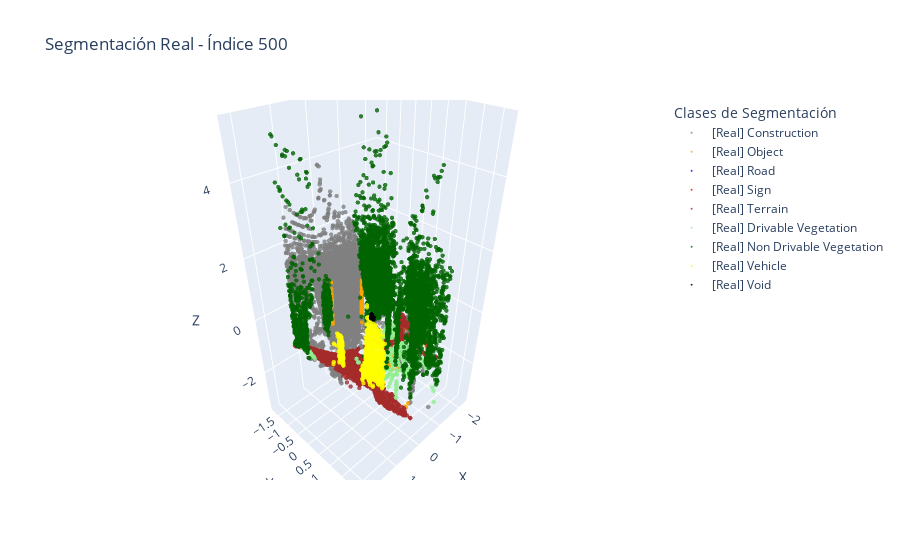
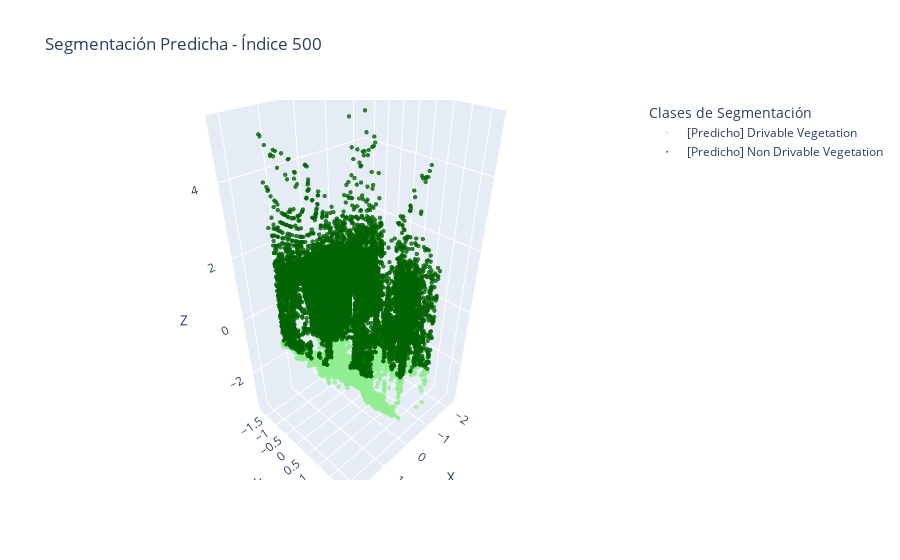

These figures' notebook cell, in order:
### Code cell
visualizar_comparacion_segmentacion(points_list, labels_list, preds_list, indice=500)

### Figure 1 — Plotly figure (JSON) as saved in the notebook; plotly's stock layout.template omitted (floating-point values rounded to 4 significant figures; data arrays with more than 128 entries replaced by an {"elided": "..."} marker saying what was removed)
{"data": [{"marker": {"color": "gray", "opacity": 0.8, "size": 1.5}, "mode": "markers", "name": "[Real] Construction", "type": "scatter3d", "x": {"elided": "6680 float values"}, "y": {"elided": "6680 float values"}, "z": {"elided": "6680 float values"}}, {"marker": {"color": "orange", "opacity": 0.8, "size": 1.5}, "mode": "markers", "name": "[Real] Object", "type": "scatter3d", "x": {"elided": "153 float values"}, "y": {"elided": "153 float values"}, "z": {"elided": "153 float values"}}, {"marker": {"color": "blue", "opacity": 0.8, "size": 1.5}, "mode": "markers", "name": "[Real] Road", "type": "scatter3d", "x": [1.005, 1.15, 0.4919, 0.3997, 1.257, 0.8734, 1.43, 0.931, 1.656, 0.2895, 1.472, 0.991, 1.066, 0.7366, 0.4963, 0.8109, 1.19, 1.214, 1.025, 1.306, 1.321, 1.391, 0.9203, 0.9214, 0.9738, 0.8098, 0.3959, 0.8094, 0.6663, 0.6601, 1.134, 0.4964, 1.328, 0.399, 1.431, 0.2903, 1.282, 1.17, 0.5857, 0.4028, 0.2989, 1.859, 1.144, 1.291, 1.271, 1.547, 0.4013, 1.312, 0.8749, 1.106], "y": [0.2187, 0.1696, 0.3362, 0.3331, 0.1277, 0.2721, 0.01519, 0.2476, -0.1765, 0.3569, 0.003668, 0.2436, 0.2093, 0.3019, 0.3171, 0.2721, 0.1637, 0.1392, 0.2243, 0.1005, 0.09254, 0.0547, 0.2672, 0.2606, 0.2371, 0.2839, 0.3545, 0.2809, 0.2764, 0.316, 0.1842, 0.3131, 0.0825, 0.3363, 0.0339, 0.35, 0.1177, 0.1548, 0.3056, 0.3151, 0.3289, -0.3766, 0.1823, 0.1078, 0.1202, -0.06232, 0.3113, 0.08568, 0.2667, 0.2005], "z": [-0.8018, -0.7051, -1.117, -1.179, -0.6412, -0.8839, -0.5225, -0.8474, -0.3733, -1.261, -0.4694, -0.7876, -0.7665, -0.9648, -1.116, -0.9257, -0.6752, -0.674, -0.7893, -0.6091, -0.5966, -0.5471, -0.8364, -0.8373, -0.8171, -0.9257, -1.189, -0.9247, -1.01, -1.009, -0.7107, -1.114, -0.6014, -1.18, -0.4968, -1.252, -0.6146, -0.7015, -1.065, -1.173, -1.251, -0.2701, -0.6992, -0.6213, -0.6291, -0.4309, -1.166, -0.6142, -0.8853, -0.7264]}, {"marker": {"color": "red", "opacity": 0.8, "size": 1.5}, "mode": "markers", "name": "[Real] Sign", "type": "scatter3d", "x": [-0.7925, -0.7902, -0.7685, -0.7681, -0.7549, -0.792, -0.7853, -0.7567, -0.7646, -0.7767, -0.7633, -0.8018, -0.7882, -0.8038, -0.787, -0.7839, -0.7697, -0.8103, -0.7708, -0.7895, -0.7636, -0.7686, -0.756], "y": [0.6772, 0.6791, 0.698, 0.699, 0.6802, 0.6793, 0.6812, 0.6792, 0.6783, 0.6807, 0.6777, 0.6812, 0.6804, 0.6822, 0.6778, 0.6806, 0.6964, 0.6837, 0.6897, 0.6778, 0.6776, 0.6774, 0.6796], "z": [-0.3857, -0.3123, -0.708, -0.6418, -0.3636, -0.401, -0.2524, -0.3218, -0.3545, -0.2191, -0.4529, -0.4821, -0.5451, -0.499, -0.5771, -0.5564, -0.6414, -0.5195, -0.6376, -0.4716, -0.4673, -0.4708, -0.2793]}, {"marker": {"color": "brown", "opacity": 0.8, "size": 1.5}, "mode": "markers", "name": "[Real] Terrain", "type": "scatter3d", "x": {"elided": "2666 float values"}, "y": {"elided": "2666 float values"}, "z": {"elided": "2666 float values"}}, {"marker": {"color": "lightgreen", "opacity": 0.8, "size": 1.5}, "mode": "markers", "name": "[Real] Drivable Vegetation", "type": "scatter3d", "x": {"elided": "378 float values"}, "y": {"elided": "378 float values"}, "z": {"elided": "378 float values"}}, {"marker": {"color": "darkgreen", "opacity": 0.8, "size": 1.5}, "mode": "markers", "name": "[Real] Non Drivable Vegetation", "type": "scatter3d", "x": {"elided": "5815 float values"}, "y": {"elided": "5815 float values"}, "z": {"elided": "5815 float values"}}, {"marker": {"color": "yellow", "opacity": 0.8, "size": 1.5}, "mode": "markers", "name": "[Real] Vehicle", "type": "scatter3d", "x": {"elided": "578 float values"}, "y": {"elided": "578 float values"}, "z": {"elided": "578 float values"}}, {"marker": {"color": "black", "opacity": 0.8, "size": 1.5}, "mode": "markers", "name": "[Real] Void", "type": "scatter3d", "x": [-0.1725, -0.1854, -0.1599, -0.1692, -0.1729, -0.1756, -0.1675, -0.1719, -0.1655, -0.1736, -0.1616, -0.1693, -0.1609, -0.1649, -0.1596, -0.1689, -0.1741, -0.1936, -0.1894, -0.1661, -0.1749, -0.1692, -0.1698, -0.1697, -0.1753, -0.1722, -0.1754, -0.1715, -0.1751, -0.191, -0.1828, -0.176, -0.1662, -0.1723, -0.1707, -0.1591, -0.1809, -0.1699, -0.1677, -0.1677, -0.166], "y": [0.2128, 0.2479, 0.1728, 0.2402, 0.2086, 0.2242, 0.2361, 0.2093, 0.1927, 0.2161, 0.162, 0.1988, 0.2474, 0.1887, 0.1911, 0.1651, 0.2015, 0.1643, 0.1663, 0.2499, 0.2432, 0.1841, 0.1621, 0.1974, 0.2441, 0.2104, 0.1806, 0.223, 0.1928, 0.2407, 0.2488, 0.2042, 0.1941, 0.2199, 0.2239, 0.1866, 0.1608, 0.2486, 0.1877, 0.2198, 0.17], "z": [-0.1151, -0.07778, -0.09837, -0.1229, -0.1164, -0.1319, -0.1113, -0.1126, -0.001005, -0.1203, -0.1255, -0.1048, -0.1035, -0.002029, 0.01537, -0.1448, -0.1229, -0.1095, -0.09518, -0.1268, -0.1487, -0.01841, -0.1539, -0.1074, -0.1513, -0.1139, -0.0399, -0.1151, -0.02967, -0.08699, -0.07163, -0.1293, -0.09579, -0.1164, -0.1126, -0.07513, -0.0788, -0.1384, -0.01124, -0.09837, -0.1255]}], "layout": {"legend": {"title": {"text": "Clases de Segmentación"}}, "scene": {"xaxis": {"title": {"text": "X"}}, "yaxis": {"title": {"text": "Y"}}, "zaxis": {"title": {"text": "Z"}}}, "title": {"text": "Segmentación Real - Índice 500"}}}

### Figure 2 — Plotly figure (JSON) as saved in the notebook; plotly's stock layout.template omitted (floating-point values rounded to 4 significant figures; data arrays with more than 128 entries replaced by an {"elided": "..."} marker saying what was removed)
{"data": [{"marker": {"color": "lightgreen", "opacity": 0.8, "size": 1.5}, "mode": "markers", "name": "[Predicho] Drivable Vegetation", "type": "scatter3d", "x": {"elided": "3428 float values"}, "y": {"elided": "3428 float values"}, "z": {"elided": "3428 float values"}}, {"marker": {"color": "darkgreen", "opacity": 0.8, "size": 1.5}, "mode": "markers", "name": "[Predicho] Non Drivable Vegetation", "type": "scatter3d", "x": {"elided": "12956 float values"}, "y": {"elided": "12956 float values"}, "z": {"elided": "12956 float values"}}], "layout": {"legend": {"title": {"text": "Clases de Segmentación"}}, "scene": {"xaxis": {"title": {"text": "X"}}, "yaxis": {"title": {"text": "Y"}}, "zaxis": {"title": {"text": "Z"}}}, "title": {"text": "Segmentación Predicha - Índice 500"}}}
